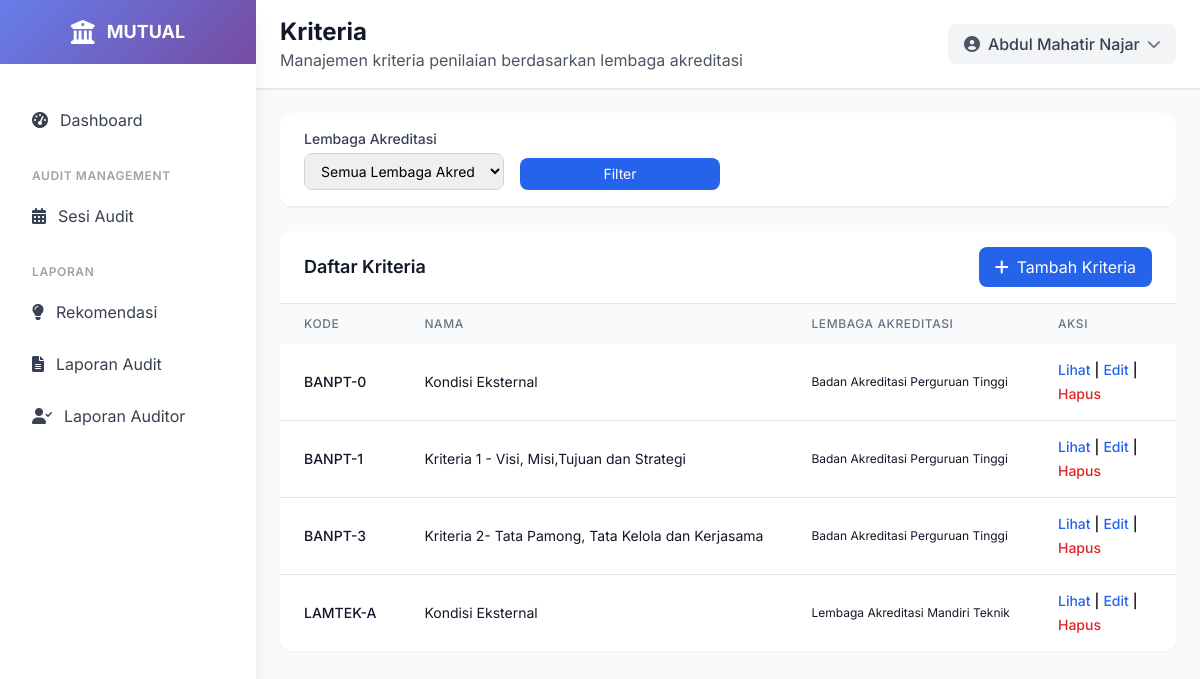
Page /kriteria/ (signed in) on the committed database.
### ami/models.py (models this page shows, shortened)
class Kriteria(models.Model):
    lembaga_akreditasi = models.ForeignKey(LembagaAkreditasi, on_delete=models.CASCADE, related_name='kriteria')
    kode = models.CharField(max_length=30, null=True)
    nama = models.CharField(max_length=255)
    deskripsi = models.TextField(blank=True, null=True)
    status = models.CharField(max_length=20, choices=[
        ('aktif', 'aktif'),
        ('tidak aktif', 'tidak aktif'),
    ], default='aktif')
    class Meta:
        verbose_name = "Kriteria"
        verbose_name_plural = "Kriteria"
        unique_together = ['lembaga_akreditasi', 'kode']
        ordering = ['kode']

class LembagaAkreditasi(models.Model):
    kode = models.CharField(max_length=20, unique=True)
    nama = models.CharField(max_length=255, unique=True)
    deskripsi = models.TextField(blank=True, null=True)
    website = models.URLField(blank=True, null=True)
    kontak = models.TextField(blank=True, null=True)
    class Meta:
        verbose_name = "Lembaga Akreditasi"
        verbose_name_plural = "Lembaga Akreditasi"
        ordering = ['nama']

### ami/views.py (the view)
# urls.py: path('kriteria/', views.kriteria_list, name='kriteria_list'),
@login_required
def kriteria_list(request, lembaga_id=None):
    lembaga = None
    if lembaga_id:
        lembaga = get_object_or_404(LembagaAkreditasi, pk=lembaga_id)
        kriteria_list = Kriteria.objects.filter(lembaga_akreditasi=lembaga).order_by('kode')
    else:
        kriteria_list = Kriteria.objects.all().order_by('kode')
    paginator = Paginator(kriteria_list, 10)
    page_number = request.GET.get('page')
    kriteria = paginator.get_page(page_number)
    lembaga_akreditasi = LembagaAkreditasi.objects.all().order_by('nama')
    return render(request, 'ami/kriteria_list.html', {
        'kriteria': kriteria,
        'lembaga_akreditasi': lembaga_akreditasi,
        'selected_lembaga': lembaga
    })

### templates/ami/kriteria_list.html (shortened to what this page needs)
{% extends 'base.html' %}
{% load static %}
{% block page_title %}Kriteria{% endblock %}
{% block page_subtitle %}Manajemen kriteria penilaian berdasarkan lembaga akreditasi{% endblock %}
{% block content %}
<div class="p-4 lg:p-6">
    <div class="bg-white rounded-xl shadow-sm overflow-hidden mb-4 lg:mb-6">
        <div class="px-4 lg:px-6 py-4 border-b border-gray-200">
            <form method="get" class="grid grid-cols-1 md:grid-cols-4 gap-2 lg:gap-4">
                <div>
                    <label for="lembaga_akreditasi" class="block text-xs lg:text-sm font-medium text-gray-700 mb-1">Lembaga Akreditasi</label>
                    <select name="lembaga_id" id="lembaga_akreditasi" class="w-full border border-gray-300 rounded-lg px-2 py-1.5 lg:px-3 lg:py-2 focus:outline-none focus:ring-2 focus:ring-blue-500 focus:border-blue-500 text-xs lg:text-sm">
                        <option value="">Semua Lembaga Akreditasi</option>
                    </select>
                </div>
                <div class="flex items-end">
                    <button type="submit" class="w-full bg-blue-600 hover:bg-blue-700 text-white px-3 py-1.5 rounded-lg text-sm">
                        Filter
                    </button>
                </div>
            </form>
        </div>
    </div>
    <div class="bg-white rounded-xl shadow-sm overflow-hidden">
        <div class="px-4 lg:px-6 py-4 border-b border-gray-200 flex flex-col sm:flex-row sm:justify-between sm:items-center space-y-2 sm:space-y-0">
            <h3 class="text-lg font-semibold text-gray-900">Daftar Kriteria</h3>
            <div class="flex flex-col sm:flex-row space-y-2 sm:space-y-0 sm:space-x-2 w-full sm:w-auto">
                <a href="{% url 'ami:kriteria_create_by_lembaga' selected_lembaga.id %}" class="bg-blue-600 hover:bg-blue-700 text-white px-4 py-2 rounded-lg flex items-center justify-center w-full sm:w-auto">
                    <i class="fas fa-plus mr-2"></i> Tambah Kriteria
                </a>
            </div>
        </div>
        <div class="overflow-x-auto">
            <table class="w-full">
                <thead class="bg-gray-50">
                    <tr>
                        <th class="px-3 lg:px-6 py-3 text-left text-xs font-medium text-gray-500 uppercase tracking-wider">Kode</th>
                        <th class="px-3 lg:px-6 py-3 text-left text-xs font-medium text-gray-500 uppercase tracking-wider">Nama</th>
                        <th class="px-3 lg:px-6 py-3 text-left text-xs font-medium text-gray-500 uppercase tracking-wider hidden md:table-cell">Lembaga Akreditasi</th>
                        <th class="px-3 lg:px-6 py-3 text-left text-xs font-medium text-gray-500 uppercase tracking-wider">Aksi</th>
                    </tr>
                </thead>
                <tbody class="bg-white divide-y divide-gray-200">
                    {% for kriteria in kriteria %}
                    <tr class="hover:bg-gray-50 transition-colors">
                        <td class="px-3 lg:px-6 py-4 whitespace-nowrap">
                            <div class="text-xs lg:text-sm font-medium text-gray-900">{{ kriteria.kode }}</div>
                        </td>
                        <td class="px-3 lg:px-6 py-4 whitespace-nowrap text-xs lg:text-sm text-gray-900">
                            {{ kriteria.nama }}
                        </td>
                        <td class="px-3 lg:px-6 py-4 whitespace-nowrap text-xs lg:text-gray-900 hidden md:table-cell">
                            {{ kriteria.lembaga_akreditasi.nama }}
                        </td>
                        <td class="px-3 lg:px-6 py-4 whitespace-nowrap text-xs lg:text-sm font-medium">
                            <div class="flex flex-wrap gap-1">
                                <a href="{% url 'ami:kriteria_detail' kriteria.id %}" class="text-blue-600 hover:text-blue-900">Lihat</a>
                                <span class="hidden md:inline">|</span>
                                <a href="{% url 'ami:kriteria_update' kriteria.id %}" class="text-blue-600 hover:text-blue-900">Edit</a>
                                <span class="hidden md:inline">|</span>
                                <a href="{% url 'ami:kriteria_delete' kriteria.id %}" class="text-red-600 hover:text-red-900">Hapus</a>
                            </div>
                        </td>
                    </tr>
                    {% empty %}
                    <tr>
                        <td colspan="4" class="px-4 lg:px-6 py-4 text-center text-gray-500 text-sm">Tidak ada kriteria yang terdaftar</td>
                    </tr>
                    {% endfor %}
                </tbody>
            </table>
        </div>
    </div>
</div>
{% endblock %}

### templates/base.html (shortened to what this page needs)
<!DOCTYPE html>
<html lang="id">
<head>
    <script src="https://cdn.tailwindcss.com"></script>
    <link href="https://cdnjs.cloudflare.com/ajax/libs/font-awesome/6.0.0/css/all.min.css" rel="stylesheet">
    <link href="https://cdn.jsdelivr.net/npm/select2@4.1.0-rc.0/dist/css/select2.min.css" rel="stylesheet" />
    <link href="https://cdn.jsdelivr.net/npm/select2-bootstrap-5-theme@1.3.0/dist/select2-bootstrap-5-theme.min.css" rel="stylesheet" />
</head>
<body class="bg-gray-50">
    <div class="fixed inset-y-0 left-0 z-50 w-64 bg-white shadow-xl transform transition-transform duration-300 ease-in-out lg:translate-x-0 -translate-x-full flex flex-col" id="sidebar">
        <div class="flex items-center justify-center h-16 gradient-bg flex-shrink-0">
            <div class="flex items-center space-x-3">
                <i class="fas fa-university text-white text-2xl"></i>
                <span class="text-white font-bold text-lg">MUTUAL</span>
            </div>
        </div>
        <nav class="flex-1 overflow-y-auto mt-8 px-4 pb-4">
            <div class="space-y-2">
                <a href="{% url 'ami:dashboard' %}" class="sidebar-item flex items-center px-4 py-3 text-gray-700 rounded-lg transition-all duration-200 {% if request.resolver_match.url_name == 'dashboard' %}bg-blue-50 text-blue-600{% else %}hover:bg-gray-50{% endif %}">
                    <i class="fas fa-tachometer-alt mr-3"></i>
                    <span>Dashboard</span>
                </a>
                <div class="pt-4">
                    <p class="px-4 text-xs font-semibold text-gray-400 uppercase tracking-wider">Audit Management</p>
                    <div class="mt-2 space-y-1">
                        <a href="{% url 'ami:audit_session_list' %}" class="sidebar-item flex items-center px-4 py-3 text-gray-700 rounded-lg transition-all duration-200 {% if request.resolver_match.url_name == 'audit_session_list' %}bg-blue-50 text-blue-600{% else %}hover:bg-gray-50{% endif %}">
                            <i class="fas fa-calendar-alt mr-3"></i>
                            <span>Sesi Audit</span>
                        </a>
                    </div>
                </div>
                <div class="pt-4">
                    <p class="px-4 text-xs font-semibold text-gray-400 uppercase tracking-wider">Laporan</p>
                    <div class="mt-2 space-y-1">
                        <a href="#" class="sidebar-item flex items-center px-4 py-3 text-gray-700 rounded-lg transition-all duration-200 hover:bg-gray-50">
                            <i class="fas fa-lightbulb mr-3"></i>
                            <span>Rekomendasi</span>
                        </a>
                        <a href="{% url 'ami:laporan_index_audit' %}"
                            class="sidebar-item flex items-center px-4 py-3 text-gray-700 rounded-lg transition-all duration-200 {% if request.resolver_match.url_name == 'laporan_index_audit' %}bg-blue-50 text-blue-600{% else %}hover:bg-gray-50{% endif %}">
                             <i class="fas fa-file-alt mr-3"></i>
                            <span>Laporan Audit</span>
                        </a>
                        <a href="{% url 'ami:laporan_index_auditor' %}"
                            class="sidebar-item flex items-center px-4 py-3 text-gray-700 rounded-lg transition-all duration-200 {% if request.resolver_match.url_name == 'laporan_index_auditor' %}bg-blue-50 text-blue-600{% else %}hover:bg-gray-50{% endif %}">
                            <i class="fas fa-user-check mr-3"></i>
                             <span>Laporan Auditor</span>
                        </a>
                    </div>
                </div>
            </div>
        </nav>
    </div>
    <div class="lg:ml-64 flex flex-col min-h-screen">
        <header class="bg-white shadow-sm border-b border-gray-200">
            <div class="flex items-center justify-between px-4 lg:px-6 py-4">
                <div class="lg:block hidden">
                    <h1 class="text-xl lg:text-2xl font-bold text-gray-900">{% block page_title %}{% endblock %}</h1>
                    <p class="text-gray-600">{% block page_subtitle %}{% endblock %}</p>
                </div>
                <div class="flex items-center space-x-4">
                    <div class="relative">
                        <button id="profileButton" class="flex items-center space-x-2 bg-gray-100 hover:bg-gray-200 px-4 py-2 rounded-lg transition-colors">
                            <i class="fas fa-user-circle text-gray-600"></i>
                            <span class="text-gray-700 font-medium">{{ user.get_full_name|default:user.username }}</span>
                            <i class="fas fa-chevron-down text-gray-500 text-sm transition-transform" id="chevronIcon"></i>
                        </button>
                    </div>
                </div>
            </div>
        </header>
        {% block content %}{% endblock %}
    </div>
</body>
</html>

### templates/base.html (style rules this page uses)
body { font-family: 'Inter', sans-serif; }
.gradient-bg { background: linear-gradient(135deg, #667eea 0%, #764ba2 100%); }

### rows in the picture
Kriteria: kode "BANPT-0", nama "Kondisi Eksternal", lembaga_akreditasi.nama "Badan Akreditasi Perguruan Tinggi"
Kriteria: kode "BANPT-1", nama "Kriteria 1 - Visi, Misi,Tujuan dan Strategi", lembaga_akreditasi.nama "Badan Akreditasi Perguruan Tinggi"
Kriteria: kode "BANPT-3", nama "Kriteria 2- Tata Pamong, Tata Kelola dan Kerjasama", lembaga_akreditasi.nama "Badan Akreditasi Perguruan Tinggi"
Kriteria: kode "LAMTEK-A", nama "Kondisi Eksternal", lembaga_akreditasi.nama "Lembaga Akreditasi Mandiri Teknik"

### other values in the picture
{{ user.get_full_name|default:user.username }} "Abdul Mahatir Najar"
